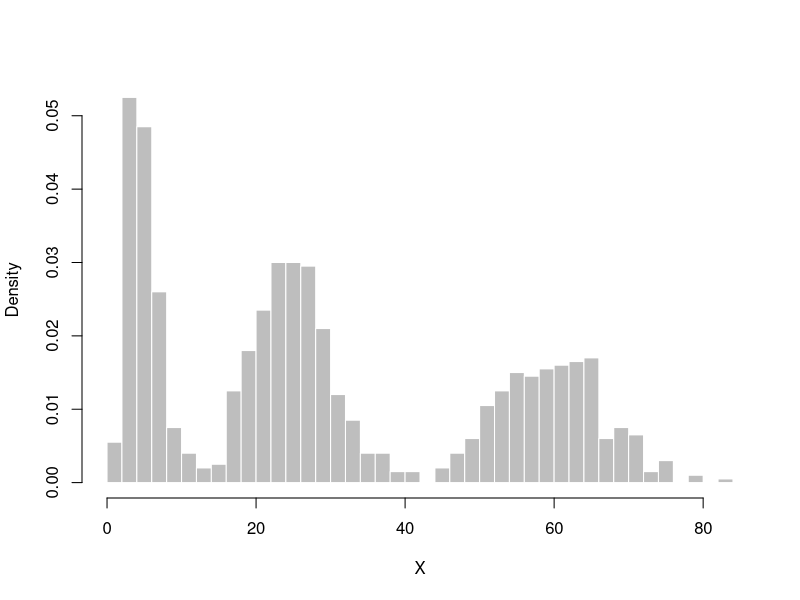

Write R code to recreate this figure. (Note: this script raises an error after producing the figure.)

##-----------------------------------------------------------------------------------------
## TITLE:      dpmslice
##
## AUTHORS:    L. Hong and R. Martin
##
## OUTLINE:    R code to implement the "independent slice-efficient" algorithm in Kalli,
##             Griffin, and Walker (Stat Comp 2011) for fitting a Dirichlet process mixture
##             of normals; see Section 2 (p 95) of their paper.
##
## REFERENCE:  Hong and Martin (2016) "A flexible Bayesian nonparametric model for 
##             predicting future insurance claims," North Amer Actuarial Journal.
##
##-----------------------------------------------------------------------------------------


dpmslice <- function(Y, M, alpha=1, kappa=0.5) {

  n <- length(Y)
  B <- round(0.2 * M)
  data.range <- range(Y)
  mu0 <- mean(data.range)
  sigma20 <- sum(c(-1, 1) * data.range)
  gamma <- 2
  beta <- 0.02 * sigma20
  Ynew <- ncomp <- numeric(M)
  y <- seq(data.range[1] - sd(Y), data.range[2] + sd(Y), len=250)
  fy <- 0 * y
  km.out <- kmeans(Y, 7)
  d <- km.out$cluster
  mu <- as.numeric(km.out$centers)
  mu.tmp <- numeric(n)
  g <- function(j) (1 - kappa) * kappa**(j - 1)
  for(r in 1:(M + B)) {

    u <- runif(n, 0, g(d))
    L <- 1 + floor((log(u) - log(1 - kappa)) / log(kappa))
    J <- max(d)
    NN <- max(c(L, J))
    xi <- g(1:NN)
    if(NN > J) mu <- c(mu, numeric(NN - J))
    sigma2 <- v <- w <- numeric(NN)
    if(r > B) dpred <- 0 * y
    for(j in 1:NN) {

      YY <- Y[d == j]
      nj <- length(YY)
      if(nj > 0) ybarj <- mean(YY) else ybarj <- 0
      if(nj > 1) ssj <- (nj - 1) * var(YY) else ssj <- 0
      sigma2[j] <- 1 / rgamma(1, shape=gamma + nj / 2, rate=beta + (ssj + nj * (ybarj - mu[j])**2) / 2)
      muj <- (mu0 / sigma20 + nj * ybarj / sigma2[j]) / (1 / sigma20 + nj / sigma2[j])
      sigj <- 1 / sqrt(1 / sigma20 + nj / sigma2[j])
      mu[j] <- rnorm(1, muj, sigj)
      v[j] <- rbeta(1, 1 + sum(d == j), alpha + sum(d > j))
      if(j == 1) w[j] <- v[j] else w[j] <- v[j] * prod(1 - v[1:(j - 1)])
      if(r > B) dpred <- dpred + w[j] * dnorm(y, mu[j], sqrt(sigma2[j]))

    }
    if(r > B) {

      rr <- r - B
      K <- sample(NN, size=1, prob=w)
      Ynew[rr] <- rnorm(1, mu[K], sqrt(sigma2[K]))
      fy <- (rr - 1) * fy / rr + dpred / rr
      ncomp[rr] <- J

    }
    for(i in 1:n) {

      p <- (xi > u[i]) * w * dnorm(Y[i], mu, sqrt(sigma2)) / xi
      mu.tmp[i] <- mu[sample(NN, size=1, prob=p)]

    }
    mu <- unique(mu.tmp)
    d <- apply(outer(mu.tmp, mu, "-"), 1, function(x) which(x == 0));

  }
  return(list(Ynew=Ynew, J=ncomp, y=y, fy=fy))

}



# EXAMPLE: Three-point gamma mixture model in Section 5.1 of Jeon & Kim (NAAJ, 2013)

n <- 1000
set.seed(7)
u <- runif(n)
X <- (u <= 0.3) * rgamma(n, 5) + (u > 0.3 & u <= 0.7) * rgamma(n, 25) + (u > 0.7) * rgamma(n, 60)
hist(X, freq=FALSE, breaks=45, col="gray", border="white", main="")
o <- dpmslice(log(X), M, alpha, kappa)
x <- exp(o$y)
fx <- o$fy / x
lines(x, fx)
b <- 0.054
gkde.tmp <- outer(x, X, function(x, y) dgamma(x, shape=y / b + 1, scale=b))
gkde <- apply(gkde.tmp, 1, mean)
lines(x, gkde, lty=2)
J <- sort(unique(o$J))
pJ <- as.numeric(table(o$J)) / M
plot(J, pJ, type="h", xlab="Mixture order", ylab="Posterior probability")
